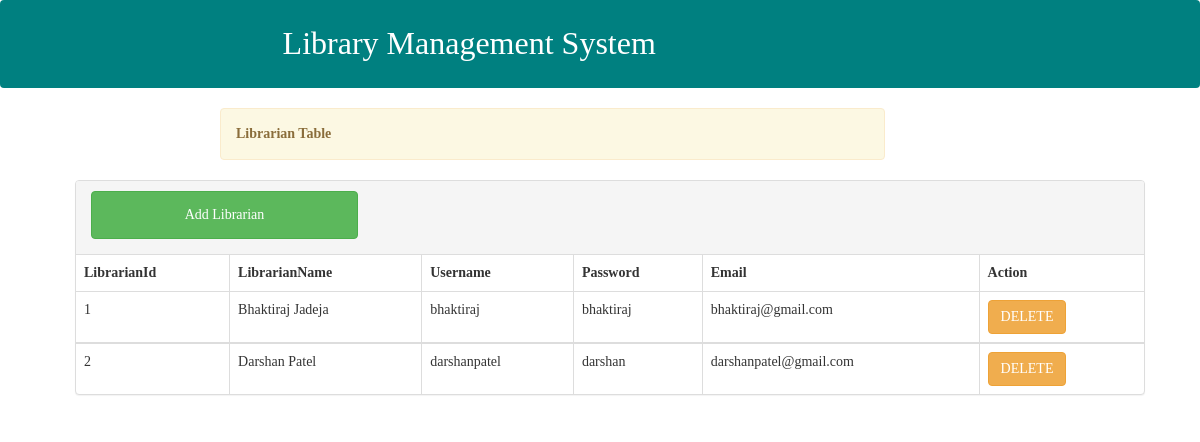
The page /librarian.php on the database its author committed.
### tables this page shows
CREATE TABLE `librarian` (
  `librarianId` int(100) NOT NULL,
  `libName` varchar(100) NOT NULL,
  `username` varchar(100) NOT NULL,
  `password` varchar(100) NOT NULL,
  `email` varchar(100) NOT NULL
);

### librarian.php (the view, shortened to what this page needs)
<?php
require 'includes/db-inc.php';
include "includes/header.php";
?>
<?php include "nav.php"; ?>
<div class="container">
	<div class="alert alert-warning col-lg-7 col-md-12 col-sm-12 col-xs-12 col-lg-offset-2 col-md-offset-0 col-sm-offset-1 col-xs-offset-0" style="margin-top:0px">
		<strong>Librarian Table</strong>
	</div>
</div>
<div class="container col-lg-11" style="margin-left: 60px;">
	<div class="panel panel-default">
		<div class="panel-heading">
		<div class="row">
			<a href="addlibrarian.php"><button class="btn btn-success col-lg-3 col-md-4 col-sm-11 col-xs-11 button" style="margin-left: 15px;margin-bottom: 5px">Add Librarian</button></a>
			<div class="col-lg-6 col-md-6 col-sm-12 col-xs-12 pull-right">
			</div>
		</div>
		</div>
		<table class="table table-bordered">
				<thead>
					<tr>
						<th>LibrarianId</th>
						<th>LibrarianName</th>
						<th>Username</th>
						<th>Password</th>
						<th>Email</th>
						<th>Action</th>
					</tr>
				</thead>
				<?php
				$sql = "SELECT * FROM librarian";
				$query = mysqli_query($conn, $sql);
				$counter = 1;
				while ( $row = mysqli_fetch_assoc($query)) {
				?>
				<tbody>
				<tr>
					<td><?php echo $counter++; ?></td>
					<td><?php echo $row['libName']; ?></td>
					<td><?php echo $row['username']; ?></td>
					<td><?php echo $row['password']; ?></td>
					<td><?php echo $row['email']; ?></td>
					<td>
					<form action="librarian.php" method="post">
					<button name="submit" class="btn btn-warning">DELETE</button>
					</form>
				</td>
				</tr>
				</tbody>
				<?php } ?>
		</table>
	</div>
</div>
</body>
</html>

### css/style.css (style rules this page uses)
body { overflow-x: hidden; }
.alert { margin-top: 40px; }
.button { height: 48px }

### nav1111.css (style rules this page uses)
* { margin: 0; padding: 0; box-sizing: border-box; }
body { font-family: cursive; }
a { text-decoration: none; }

### rows shown on the page
librarian: libName "Bhaktiraj Jadeja", username "bhaktiraj", password "bhaktiraj", email "bhaktiraj@gmail.com"
librarian: libName "Darshan Patel", username "darshanpatel", password "darshan", email "darshanpatel@gmail.com"
